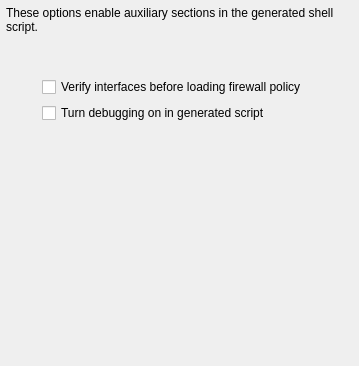
     <widget class="QWidget" name="tab4" >
      <attribute name="title" >
       <string>Script</string>
      </attribute>
      <layout class="QGridLayout" >
       <property name="margin" >
        <number>6</number>
       </property>
       <item row="0" column="0" colspan="3" >
        <widget class="QLabel" name="textLabel8" >
         <property name="text" >
          <string>These options enable auxiliary sections in the generated shell script.</string>
         </property>
         <property name="alignment" >
          <set>Qt::AlignVCenter</set>
         </property>
         <property name="wordWrap" >
          <bool>true</bool>
         </property>
        </widget>
       </item>
       <item row="3" column="2" >
        <spacer>
         <property name="orientation" >
          <enum>Qt::Horizontal</enum>
         </property>
         <property name="sizeType" >
          <enum>QSizePolicy::MinimumExpanding</enum>
         </property>
         <property name="sizeHint" stdset="0" >
          <size>
           <width>40</width>
           <height>20</height>
          </size>
         </property>
        </spacer>
       </item>
       <item rowspan="4" row="1" column="0" >
        <spacer>
         <property name="orientation" >
          <enum>Qt::Horizontal</enum>
         </property>
         <property name="sizeType" >
          <enum>QSizePolicy::Maximum</enum>
         </property>
         <property name="sizeHint" stdset="0" >
          <size>
           <width>30</width>
           <height>120</height>
          </size>
         </property>
        </spacer>
       </item>
       <item row="3" column="1" >
        <widget class="QCheckBox" name="iptDebug" >
         <property name="text" >
          <string>Turn debugging on in generated script</string>
         </property>
        </widget>
       </item>
       <item row="5" column="1" >
        <spacer>
         <property name="orientation" >
          <enum>Qt::Vertical</enum>
         </property>
         <property name="sizeType" >
          <enum>QSizePolicy::Expanding</enum>
         </property>
         <property name="sizeHint" stdset="0" >
          <size>
           <width>20</width>
           <height>200</height>
          </size>
         </property>
        </spacer>
       </item>
       <item row="2" column="1" >
        <widget class="QCheckBox" name="verifyInterfaces" >
         <property name="text" >
          <string>Verify interfaces before loading firewall policy</string>
         </property>
        </widget>
       </item>
      </layout>
     </widget>
